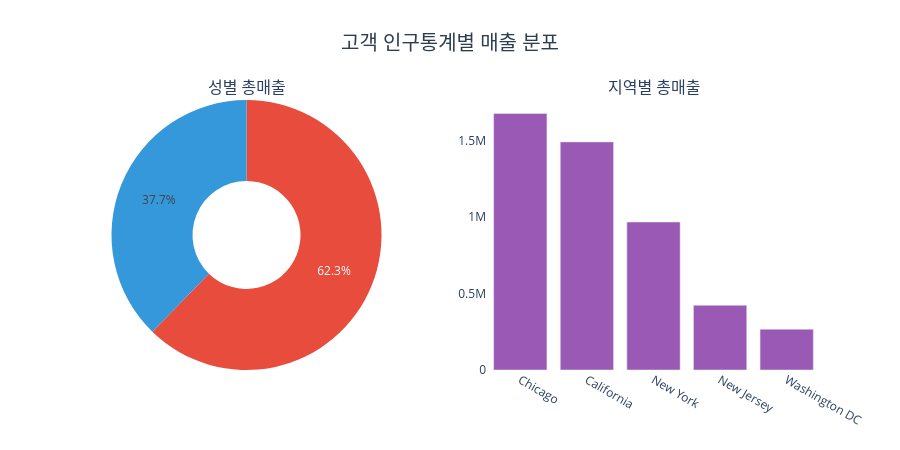

Here is the notebook cell this chart was saved with:
### Code cell
fig = make_subplots(
    rows=1, cols=2,
    subplot_titles=['성별 총매출', '지역별 총매출'],
    specs=[[{'type': 'pie'}, {'type': 'bar'}]]
)

fig.add_trace(go.Pie(
    labels=gender['성별'], values=gender['총매출'],
    hole=0.4, name='성별',
    marker=dict(colors=['#3498db', '#e74c3c'])
), row=1, col=1)

fig.add_trace(go.Bar(
    x=region['고객지역'], y=region['총매출'],
    marker_color='#9b59b6', name='지역별'
), row=1, col=2)

fig.update_layout(
    title=dict(text='고객 인구통계별 매출 분포', x=0.5, xanchor='center',
               font=dict(size=20, color='#2c3e50')),
    plot_bgcolor='white',
    showlegend=False,
    height=450
)

fig.show()

### Figure 1 — Plotly figure (JSON) as saved in the notebook; plotly's stock layout.template omitted (floating-point values rounded to 4 significant figures)
{"data": [{"domain": {"x": [0, 0.45], "y": [0, 1]}, "hole": 0.4, "labels": ["남", "여"], "marker": {"colors": ["#3498db", "#e74c3c"]}, "name": "성별", "type": "pie", "values": [1819000.0, 3004000.0]}, {"marker": {"color": "#9b59b6"}, "name": "지역별", "type": "bar", "x": ["Chicago", "California", "New York", "New Jersey", "Washington DC"], "xaxis": "x", "y": [1676000.0, 1491000.0, 966800.0, 422500.0, 266400.0], "yaxis": "y"}], "layout": {"annotations": [{"font": {"size": 16}, "showarrow": false, "text": "성별 총매출", "x": 0.225, "xanchor": "center", "xref": "paper", "y": 1, "yanchor": "bottom", "yref": "paper"}, {"font": {"size": 16}, "showarrow": false, "text": "지역별 총매출", "x": 0.775, "xanchor": "center", "xref": "paper", "y": 1, "yanchor": "bottom", "yref": "paper"}], "height": 450, "plot_bgcolor": "white", "showlegend": false, "title": {"font": {"color": "#2c3e50", "size": 20}, "text": "고객 인구통계별 매출 분포", "x": 0.5, "xanchor": "center"}, "xaxis": {"anchor": "y", "domain": [0.55, 1]}, "yaxis": {"anchor": "x", "domain": [0, 1]}}}
